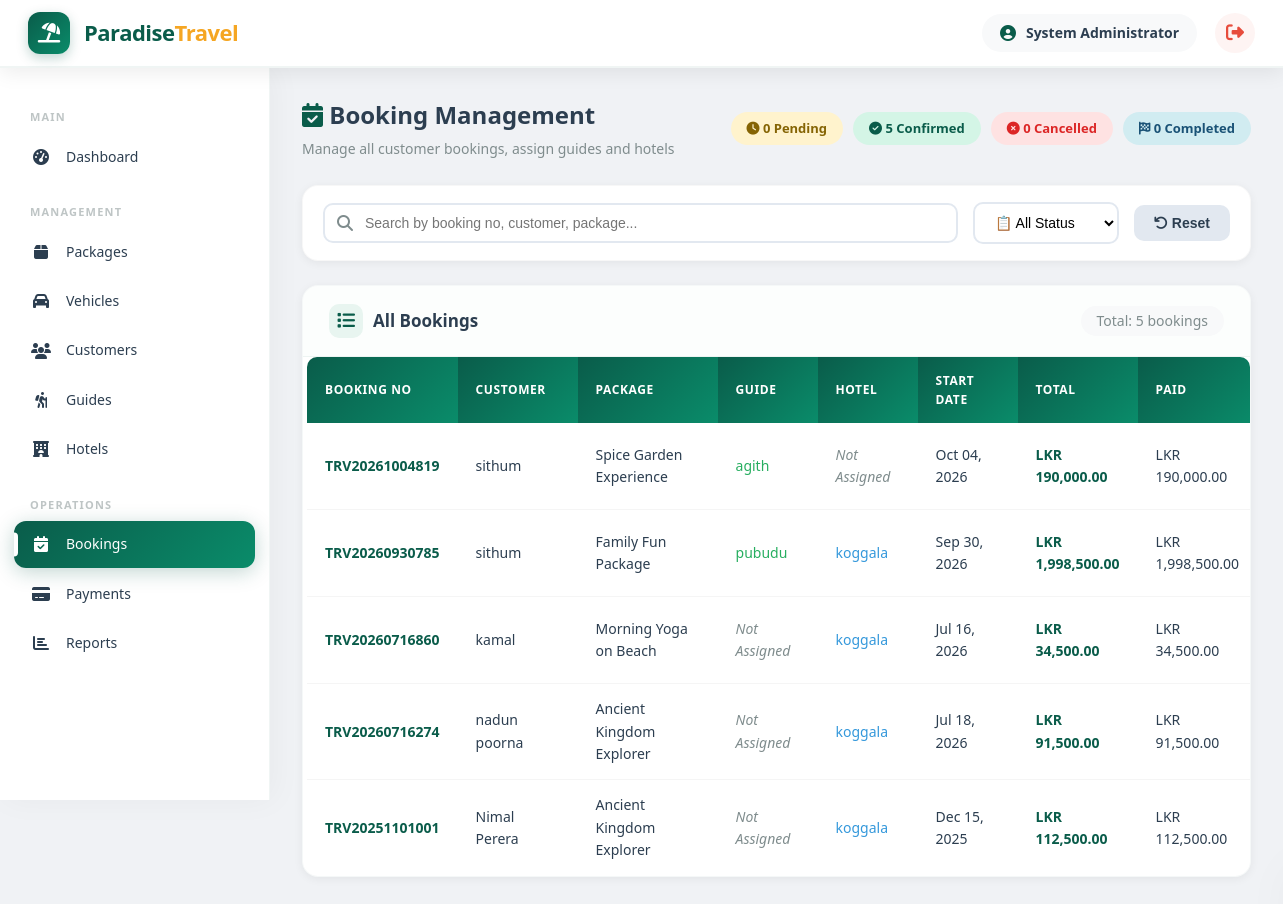
The page /traval-system/admin/bookings.php (signed in) on the database its author committed.
### tables this page shows
CREATE TABLE `bookings` (
  `id` int(11) NOT NULL,
  `booking_no` varchar(50) NOT NULL,
  `customer_id` int(11) NOT NULL,
  `package_id` int(11) NOT NULL,
  `guide_id` int(11) DEFAULT NULL,
  `hotel_id` int(11) DEFAULT NULL,
  `start_date` date NOT NULL,
  `end_date` date NOT NULL,
  `adults` int(11) DEFAULT 1,
  `children` int(11) DEFAULT 0,
  `total_amount` decimal(10,2) NOT NULL,
  `paid_amount` decimal(10,2) DEFAULT 0.00,
  `status` enum('pending','confirmed','cancelled','completed') DEFAULT 'pending',
  `payment_status` enum('pending','partial','paid') DEFAULT 'pending',
  `special_requests` text DEFAULT NULL,
  `created_at` timestamp NOT NULL DEFAULT current_timestamp()
);

CREATE TABLE `users` (
  `id` int(11) NOT NULL,
  `name` varchar(100) NOT NULL,
  `email` varchar(100) NOT NULL,
  `password` varchar(255) NOT NULL,
  `phone` varchar(20) DEFAULT NULL,
  `role` enum('admin','customer','guide','hotel') DEFAULT 'customer',
  `profile_image` varchar(255) DEFAULT NULL,
  `status` enum('active','inactive') DEFAULT 'active',
  `created_at` timestamp NOT NULL DEFAULT current_timestamp(),
  `updated_at` timestamp NOT NULL DEFAULT current_timestamp() ON UPDATE current_timestamp()
);

CREATE TABLE `packages` (
  `id` int(11) NOT NULL,
  `name` varchar(200) NOT NULL,
  `destination` varchar(200) NOT NULL,
  `duration_days` int(11) NOT NULL,
  `duration_nights` int(11) NOT NULL,
  `price` decimal(10,2) NOT NULL,
  `description` text DEFAULT NULL,
  `included_services` text DEFAULT NULL,
  `max_people` int(11) DEFAULT 10,
  `image_url` varchar(500) DEFAULT NULL,
  `package_code` varchar(20) DEFAULT NULL,
  `category` varchar(50) DEFAULT 'General',
  `difficulty_level` enum('Easy','Medium','Hard') DEFAULT 'Easy',
  `meeting_point` varchar(255) DEFAULT NULL,
  `best_season` varchar(100) DEFAULT NULL,
  `languages` varchar(100) DEFAULT NULL,
  `highlights` text DEFAULT NULL,
  `latitude` varchar(50) DEFAULT NULL,
  `longitude` varchar(50) DEFAULT NULL,
  `weather_info` text DEFAULT NULL,
  `status` enum('active','inactive','archived') DEFAULT 'active',
  `created_by` int(11) DEFAULT NULL,
  `created_at` timestamp NOT NULL DEFAULT current_timestamp(),
  `updated_at` timestamp NOT NULL DEFAULT current_timestamp() ON UPDATE current_timestamp()
);

CREATE TABLE `hotel_profiles` (
  `id` int(11) NOT NULL,
  `user_id` int(11) NOT NULL,
  `hotel_name` varchar(200) DEFAULT NULL,
  `location` varchar(200) DEFAULT NULL,
  `stars` int(11) DEFAULT 3,
  `room_count` int(11) DEFAULT 0,
  `price_per_night` decimal(10,2) DEFAULT NULL,
  `amenities` text DEFAULT NULL,
  `check_in_time` varchar(20) DEFAULT NULL,
  `check_out_time` varchar(20) DEFAULT NULL
);

### traval-system/config/database.php (called while the page is built, shortened)
<?php
function formatCurrency($amount) {
    return 'LKR ' . number_format($amount, 2);
}
?>

### traval-system/admin/bookings.php (the view, shortened to what this page needs)
<?php
require_once '../config/database.php';
$bookings = $pdo->query("SELECT b.*, u.name as customer_name, p.name as package_name, g.name as guide_name, hp.hotel_name
                         FROM bookings b
                         JOIN users u ON b.customer_id = u.id
                         JOIN packages p ON b.package_id = p.id
                         LEFT JOIN users g ON b.guide_id = g.id
                         LEFT JOIN hotel_profiles hp ON b.hotel_id = hp.id
                         ORDER BY b.created_at DESC")->fetchAll();
$total_bookings = count($bookings);
$pending_count = 0;
$confirmed_count = 0;
$cancelled_count = 0;
$completed_count = 0;
foreach ($bookings as $b) {
    if ($b['status'] == 'pending') $pending_count++;
    elseif ($b['status'] == 'confirmed') $confirmed_count++;
    elseif ($b['status'] == 'cancelled') $cancelled_count++;
    elseif ($b['status'] == 'completed') $completed_count++;
}
include '../includes/header.php';
?>
<div style="display:flex; justify-content:space-between; align-items:center; margin-bottom:24px; flex-wrap:wrap; gap:15px;">
    <div>
        <h2 style="font-size:24px; font-weight:700; color:var(--dark);">
            <i class="fas fa-calendar-check" style="color:var(--primary);"></i> Booking Management
        </h2>
        <p style="color:var(--gray); font-size:14px; margin-top:4px;">
            Manage all customer bookings, assign guides and hotels
        </p>
    </div>
    <div style="display:flex; gap:10px; flex-wrap:wrap;">
        <span style="background:#fff3cd; padding:6px 16px; border-radius:20px; font-size:13px; font-weight:600; color:#856404;">
            <i class="fas fa-clock"></i> <?php echo $pending_count; ?> Pending
        </span>
        <span style="background:#d4f5e6; padding:6px 16px; border-radius:20px; font-size:13px; font-weight:600; color:#0a5c4a;">
            <i class="fas fa-check-circle"></i> <?php echo $confirmed_count; ?> Confirmed
        </span>
        <span style="background:#fee2e2; padding:6px 16px; border-radius:20px; font-size:13px; font-weight:600; color:#dc2626;">
            <i class="fas fa-times-circle"></i> <?php echo $cancelled_count; ?> Cancelled
        </span>
        <span style="background:#d1ecf1; padding:6px 16px; border-radius:20px; font-size:13px; font-weight:600; color:#1a5276;">
            <i class="fas fa-flag-checkered"></i> <?php echo $completed_count; ?> Completed
        </span>
    </div>
</div>
<div style="background:var(--white); border-radius:var(--radius-lg); padding:16px 20px; margin-bottom:24px; box-shadow:var(--shadow); display:flex; gap:15px; flex-wrap:wrap; align-items:center; border:1px solid rgba(0,0,0,0.03);">
    <div style="flex:1; min-width:200px; position:relative;">
        <i class="fas fa-search" style="position:absolute; left:14px; top:50%; transform:translateY(-50%); color:var(--gray);"></i>
        <input type="text" id="searchInput" placeholder="Search by booking no, customer, package..."
               style="width:100%; padding:10px 14px 10px 40px; border:2px solid #e2e8f0; border-radius:10px; font-size:14px; transition:all 0.3s ease; outline:none;">
    </div>
    <div>
        <select id="statusFilter" style="padding:10px 16px; border:2px solid #e2e8f0; border-radius:10px; font-size:14px; background:var(--white); outline:none; cursor:pointer;">
            <option value="all">📋 All Status</option>
        </select>
    </div>
    <button onclick="document.getElementById('searchInput').value=''; document.getElementById('statusFilter').value='all'; filterTable();"
            style="padding:10px 20px; background:#e2e8f0; border:none; border-radius:10px; font-size:14px; font-weight:600; color:var(--dark); cursor:pointer; transition:all 0.3s ease;">
        <i class="fas fa-undo"></i> Reset
    </button>
</div>
<div class="card">
    <div class="card-header">
        <h3><i class="fas fa-list" style="color:var(--primary);"></i> All Bookings</h3>
        <span style="font-size:14px; color:var(--gray); background:var(--light); padding:4px 16px; border-radius:20px;">
            Total: <?php echo $total_bookings; ?> bookings
        </span>
    </div>
    <div class="card-body" style="padding:0;">
        <div class="table-responsive" style="padding:0 4px;">
            <table class="data-table" id="bookingTable">
                <thead>
                    <tr>
                        <th style="min-width:120px;">Booking No</th>
                        <th style="min-width:120px;">Customer</th>
                        <th style="min-width:140px;">Package</th>
                        <th style="min-width:100px;">Guide</th>
                        <th style="min-width:100px;">Hotel</th>
                        <th style="min-width:100px;">Start Date</th>
                        <th style="min-width:90px;">Total</th>
                        <th style="min-width:90px;">Paid</th>
                    </tr>
                </thead>
                <tbody>
                    <?php foreach ($bookings as $b): ?>
                    <tr class="booking-row" data-status="<?php echo $b['status']; ?>"
                        data-search="<?php echo strtolower($b['booking_no'] . ' ' . $b['customer_name'] . ' ' . $b['package_name']); ?>">
                        <td>
                            <strong style="color:var(--primary);"><?php echo htmlspecialchars($b['booking_no']); ?></strong>
                        </td>
                        <td><?php echo htmlspecialchars($b['customer_name']); ?></td>
                        <td><?php echo htmlspecialchars($b['package_name']); ?></td>
                        <td>
                            <?php if ($b['guide_name']): ?>
                                <span style="color:var(--success); font-weight:500;"><?php echo htmlspecialchars($b['guide_name']); ?></span>
                            <?php else: ?>
                                <span style="color:var(--gray); font-style:italic;">Not Assigned</span>
                            <?php endif; ?>
                        </td>
                        <td>
                            <?php if ($b['hotel_name']): ?>
                                <span style="color:var(--info); font-weight:500;"><?php echo htmlspecialchars($b['hotel_name']); ?></span>
                            <?php else: ?>
                                <span style="color:var(--gray); font-style:italic;">Not Assigned</span>
                            <?php endif; ?>
                        </td>
                        <td><?php echo date('M d, Y', strtotime($b['start_date'])); ?></td>
                        <td><strong><?php echo formatCurrency($b['total_amount']); ?></strong></td>
                        <td><?php echo formatCurrency($b['paid_amount']); ?></td>
                    </tr>
                    <?php endforeach; ?>
                </tbody>
            </table>
        </div>
    </div>
</div>
<?php include '../includes/footer.php'; ?>

### traval-system/config/assets/css/style.css (style rules this page uses)
:root { --primary: #0a5c4a; --primary-dark: #084b3c; --primary-light: #e8f5f0; --primary-gradient: linear-gradient(135deg, #0a5c4a, #0a8c6a); --secondary: #f5a623; --secondary-dark: #d4890a; --secondary-light: #fdebd0; --danger: #e74c3c; --success: #27ae60; --warning: #f39c12; --info: #3498db; --light: #f8f9fa; --dark: #2c3e50; --gray: #7f8c8d; --gray-light: #e2e8f0; --white: #ffffff; --body-bg: #f0f2f5; --shadow: 0 2px 10px rgba(0,0,0,0.06); --shadow-md: 0 4px 20px rgba(0,0,0,0.08); --shadow-lg: 0 8px 40px rgba(0,0,0,0.12); --shadow-xl: 0 15px 60px rgba(0,0,0,0.15); --radius: 10px; --radius-lg: 16px; --radius-xl: 24px; --transition: all 0.3s cubic-bezier(0.4, 0, 0.2, 1); --transition-slow: all 0.5s cubic-bezier(0.4, 0, 0.2, 1); --font-family: 'Segoe UI', 'Poppins', system-ui, -apple-system, sans-serif; }
* { margin: 0; padding: 0; box-sizing: border-box; }
body { font-family: var(--font-family); background: var(--body-bg); overflow-x: hidden; color: var(--dark); line-height: 1.6; }
.card { background: var(--white); border-radius: var(--radius-lg); box-shadow: var(--shadow); margin-bottom: 28px; overflow: hidden; border: 1px solid rgba(10, 92, 74, 0.04); transition: var(--transition); }
.card-header { padding: 18px 26px; border-bottom: 1px solid rgba(10, 92, 74, 0.06); display: flex; justify-content: space-between; align-items: center; flex-wrap: wrap; gap: 12px; background: rgba(232, 245, 240, 0.15); }
.card-header h3 { font-size: 17px; color: var(--dark); font-weight: 700; display: flex; align-items: center; gap: 10px; }
.card-header h3 i { color: var(--primary); font-size: 18px; background: var(--primary-light); padding: 8px; border-radius: 10px; }
.card-body { padding: 22px 26px; }
.table-responsive { overflow-x: auto; border-radius: var(--radius); }
.data-table { width: 100%; border-collapse: separate; border-spacing: 0; font-size: 14px; }
.data-table thead th { background: var(--primary-gradient); color: var(--white); padding: 14px 18px; text-align: left; font-weight: 600; font-size: 12px; text-transform: uppercase; letter-spacing: 0.6px; border: none; }
.data-table thead th:first-child { border-radius: 10px 0 0 0; }
.data-table tbody td { padding: 14px 18px; border-bottom: 1px solid rgba(0, 0, 0, 0.04); vertical-align: middle; color: var(--dark); transition: var(--transition); }
.data-table tbody tr { transition: var(--transition); }
.data-table tbody tr:last-child td { border-bottom: none; }
.data-table tbody td strong { color: var(--primary); font-weight: 700; }
.card { animation: fadeInUp 0.5s ease forwards; }

### rows shown on the page
bookings: booking_no "TRV20261004819", customer.name "sithum", package.name "Spice Garden Experience", guide.name "agith", shows "Not Assigned", start_date "Oct 04, 2026", total_amount "LKR 190,000.00", paid_amount "LKR 190,000.00"
bookings: booking_no "TRV20260930785", customer.name "sithum", package.name "Family Fun Package", guide.name "pubudu", hotel_profiles.hotel_name "koggala", start_date "Sep 30, 2026", total_amount "LKR 1,998,500.00", paid_amount "LKR 1,998,500.00"
bookings: booking_no "TRV20260716860", customer.name "kamal", package.name "Morning Yoga on Beach", shows "Not Assigned", hotel_profiles.hotel_name "koggala", start_date "Jul 16, 2026", total_amount "LKR 34,500.00", paid_amount "LKR 34,500.00"
bookings: booking_no "TRV20260716274", customer.name "nadun poorna", package.name "Ancient Kingdom Explorer", shows "Not Assigned", hotel_profiles.hotel_name "koggala", start_date "Jul 18, 2026", total_amount "LKR 91,500.00", paid_amount "LKR 91,500.00"
bookings: booking_no "TRV20251101001", customer.name "Nimal Perera", package.name "Ancient Kingdom Explorer", shows "Not Assigned", hotel_profiles.hotel_name "koggala", start_date "Dec 15, 2025", total_amount "LKR 112,500.00", paid_amount "LKR 112,500.00"

### other values the page prints
$_SESSION['user_name'] "System Administrator"
$pending_count "0"
$confirmed_count "5"
$cancelled_count "0"
$completed_count "0"
$total_bookings "5"
